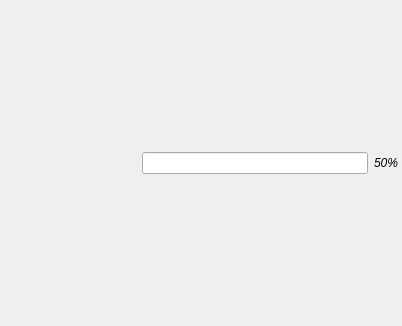
<?xml version="1.0" encoding="UTF-8"?>
<ui version="4.0">
 <class>webbrowser_widget</class>
 <widget class="QWidget" name="webbrowser_widget">
  <property name="geometry">
   <rect>
    <x>0</x>
    <y>0</y>
    <width>402</width>
    <height>326</height>
   </rect>
  </property>
  <property name="windowTitle">
   <string>Form</string>
  </property>
  <layout class="QVBoxLayout" name="layout_main">
   <property name="margin">
    <number>4</number>
   </property>
   <item>
    <widget class="QWidget" name="top_widget" native="true">
     <property name="sizePolicy">
      <sizepolicy hsizetype="Preferred" vsizetype="Fixed">
       <horstretch>0</horstretch>
       <verstretch>0</verstretch>
      </sizepolicy>
     </property>
     <layout class="QHBoxLayout" name="horizontalLayout">
      <property name="margin">
       <number>0</number>
      </property>
      <item>
       <widget class="QPushButton" name="button_back">
        <property name="sizePolicy">
         <sizepolicy hsizetype="Fixed" vsizetype="Fixed">
          <horstretch>0</horstretch>
          <verstretch>0</verstretch>
         </sizepolicy>
        </property>
        <property name="toolTip">
         <string>Go back</string>
        </property>
        <property name="text">
         <string/>
        </property>
        <property name="flat">
         <bool>true</bool>
        </property>
       </widget>
      </item>
      <item>
       <widget class="QPushButton" name="button_osdoc">
        <property name="toolTip">
         <string>Open OpenSesame documentation area</string>
        </property>
        <property name="text">
         <string/>
        </property>
        <property name="flat">
         <bool>true</bool>
        </property>
       </widget>
      </item>
      <item>
       <widget class="QPushButton" name="button_forum">
        <property name="toolTip">
         <string>Open cogsci.nl forum</string>
        </property>
        <property name="text">
         <string/>
        </property>
        <property name="flat">
         <bool>true</bool>
        </property>
       </widget>
      </item>
      <item>
       <widget class="QLineEdit" name="edit_url">
        <property name="toolTip">
         <string>Address</string>
        </property>
        <property name="readOnly">
         <bool>true</bool>
        </property>
       </widget>
      </item>
      <item>
       <widget class="QLabel" name="label_load_progress">
        <property name="sizePolicy">
         <sizepolicy hsizetype="Fixed" vsizetype="Preferred">
          <horstretch>0</horstretch>
          <verstretch>0</verstretch>
         </sizepolicy>
        </property>
        <property name="font">
         <font>
          <italic>true</italic>
         </font>
        </property>
        <property name="toolTip">
         <string>Progress</string>
        </property>
        <property name="text">
         <string>50%</string>
        </property>
       </widget>
      </item>
     </layout>
    </widget>
   </item>
  </layout>
 </widget>
 <resources/>
 <connections/>
</ui>
